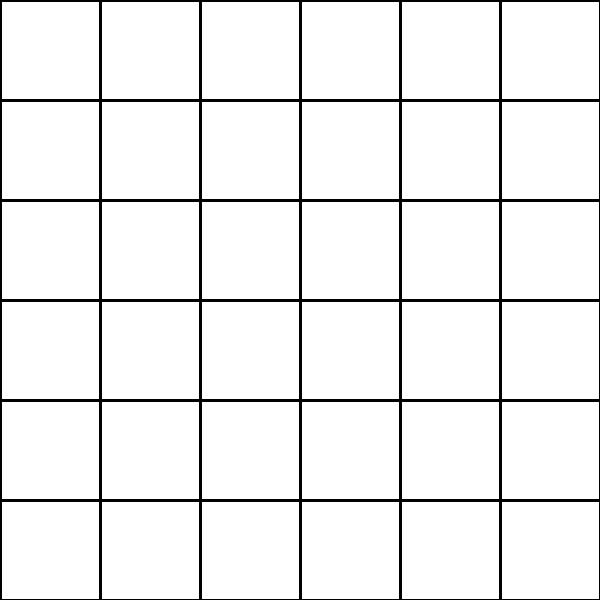
#> input picture Images/gridImage.jpg, 600 x 600 px, found by its file name
$ python gridWrite.py
#> lines starting #> are read from the running program, lines starting #| are printed output that depends on the picture
# -*- coding: utf-8 -*-
"""
**************************************************************************
*                  IMAGE PROCESSING (e-Yantra 2016)
*                  ================================
*  This software is intended to teach image processing concepts
*
*  MODULE: Task1A
*  Filename: gridWrite.py
*  Version: 1.0.0
*  Date: October 13, 2016
*
*  Author: Jayant Solanki, e-Yantra Project, Department of Computer Science
*  and Engineering, Indian Institute of Technology Bombay.
*
*  Software released under Creative Commons CC BY-NC-SA
*
*  For legal information refer to:
*        http://creativecommons.org/licenses/by-nc-sa/4.0/legalcode
*
*
*  This software is made available on an “AS IS WHERE IS BASIS”.
*  Licensee/end user indemnifies and will keep e-Yantra indemnified from
*  any and all claim(s) that emanate from the use of the Software or
*  breach of the terms of this agreement.
*
*  e-Yantra - An MHRD project under National Mission on Education using
*  ICT(NMEICT)
*
**************************************************************************
"""
# Read the gridImage.jpg and display it.
# Go through the below code, it will write the numeral with and without their signs
# on the gridImage
# At the end, output the resultant image as output.jpg and also save it.
#=============================================================
#					Task1A begins
import cv2
import numpy as np
# Image size is of 600 by 600 pixels.
# Total gridlines are 7 veticals lines and 7 Horizontals lines
grid_line_x = 7
grid_line_y = 7
m=600/(grid_line_x-1)
n=600/(grid_line_y-1)
# Read Image
img_rgb = cv2.imread('Images\gridImage.jpg')
#> img_rgb is the input picture: shape (600, 600, 3); min 0, max 255, mean 239.9

x,y=(50,50)
cv2.putText(img_rgb, '0', (x-m/4, y+n/4),cv2.FONT_HERSHEY_PLAIN, 5, (0, 0, 255), 4)
x,y=(50,150)
cv2.putText(img_rgb, '1', (x-m/4, y+n/4),cv2.FONT_HERSHEY_PLAIN, 5, (0, 0, 255), 4)
x,y=(50,250)
cv2.putText(img_rgb, '2', (x-m/4, y+n/4),cv2.FONT_HERSHEY_PLAIN, 5, (0, 0, 255), 4)
x,y=(50,350)
cv2.putText(img_rgb, '3', (x-m/4, y+n/4),cv2.FONT_HERSHEY_PLAIN, 5, (0, 0, 255), 4)
x,y=(50,450)
cv2.putText(img_rgb, '4', (x-m/4, y+n/4),cv2.FONT_HERSHEY_PLAIN, 5, (0, 0, 255), 4)
x,y=(350,550)
cv2.putText(img_rgb, '5', (x-m/4, y+n/4),cv2.FONT_HERSHEY_PLAIN, 5, (0, 0, 255), 4)
x,y=(150,50)
cv2.putText(img_rgb, '6', (x-m/4, y+n/4),cv2.FONT_HERSHEY_PLAIN, 5, (0, 0, 255), 4)
x,y=(150,150)
cv2.putText(img_rgb, '7', (x-m/4, y+n/4),cv2.FONT_HERSHEY_PLAIN, 5, (0, 0, 255), 4)
x,y=(150,250)
cv2.putText(img_rgb, '8', (x-m/4, y+n/4),cv2.FONT_HERSHEY_PLAIN, 5, (0, 0, 255), 4)
x,y=(150,350)
cv2.putText(img_rgb, '9', (x-m/4, y+n/4),cv2.FONT_HERSHEY_PLAIN, 5, (0, 0, 255), 4)
x,y=(150,450)
cv2.putText(img_rgb, '-', (x-m/4, y+n/4),cv2.FONT_HERSHEY_PLAIN, 5, (0, 0, 255), 4)
x,y=(550,550)
cv2.putText(img_rgb, '+', (x-m/4, y+n/4),cv2.FONT_HERSHEY_PLAIN, 5, (0, 0, 255), 4)
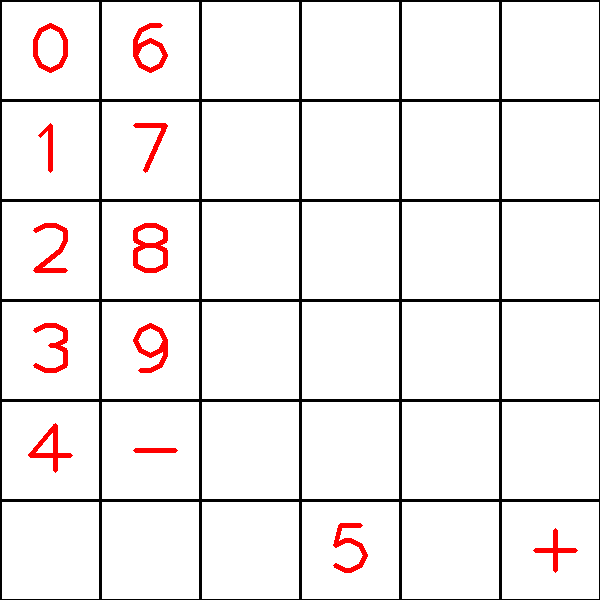
#> img_rgb: shape (600, 600, 3); mean B, G, R 235.5, 235.5, 239.9
# Show the image
cv2.imshow('output',img_rgb)
# Write the image
cv2.imwrite('Images\output+.jpg',img_rgb)
cv2.waitKey()
cv2.waitKey()
#=============================================================
# Your task1A ends here
